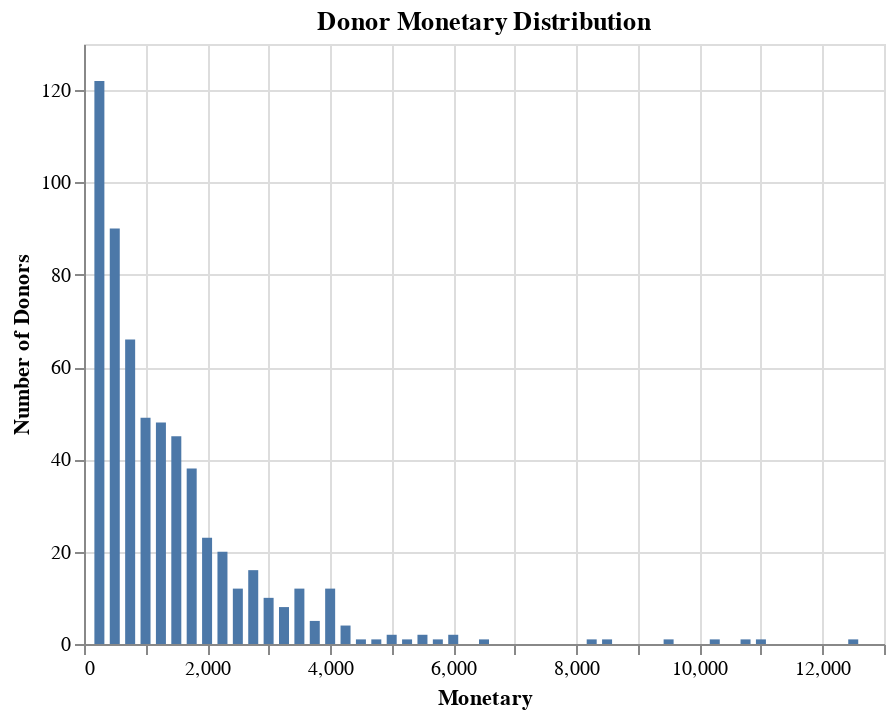

Here is the notebook cell this chart was saved with:
### Code cell
alt.Chart(blood_df_train).mark_bar().encode(
    alt.X("Monetary"),
    alt.Y("count()", title = "Number of Donors"),
).properties(title = "Donor Monetary Distribution")

### Figure 1 — Vega-Lite specification as saved in the notebook (floating-point values rounded to 4 significant figures; data arrays with more than 128 entries replaced by an {"elided": "..."} marker saying what was removed)
{"$schema": "https://vega.github.io/schema/vega-lite/v3.4.0.json", "config": {"mark": {"tooltip": null}, "view": {"height": 300, "width": 400}}, "data": {"name": "data-32548e9b1b08a896c9597c0c8174a7e1"}, "datasets": {"data-32548e9b1b08a896c9597c0c8174a7e1": {"elided": "598 records"}}, "encoding": {"x": {"field": "Monetary", "type": "quantitative"}, "y": {"aggregate": "count", "title": "Number of Donors", "type": "quantitative"}}, "mark": "bar", "title": "Donor Monetary Distribution"}
